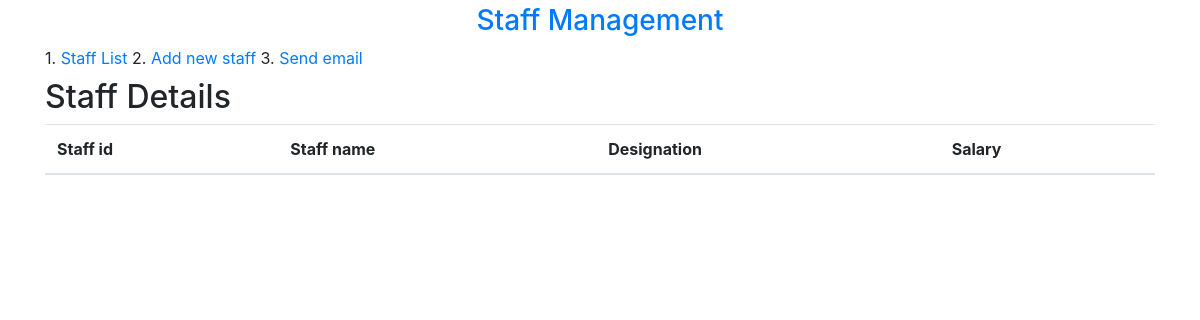
Before: /staff/ with the older database file.
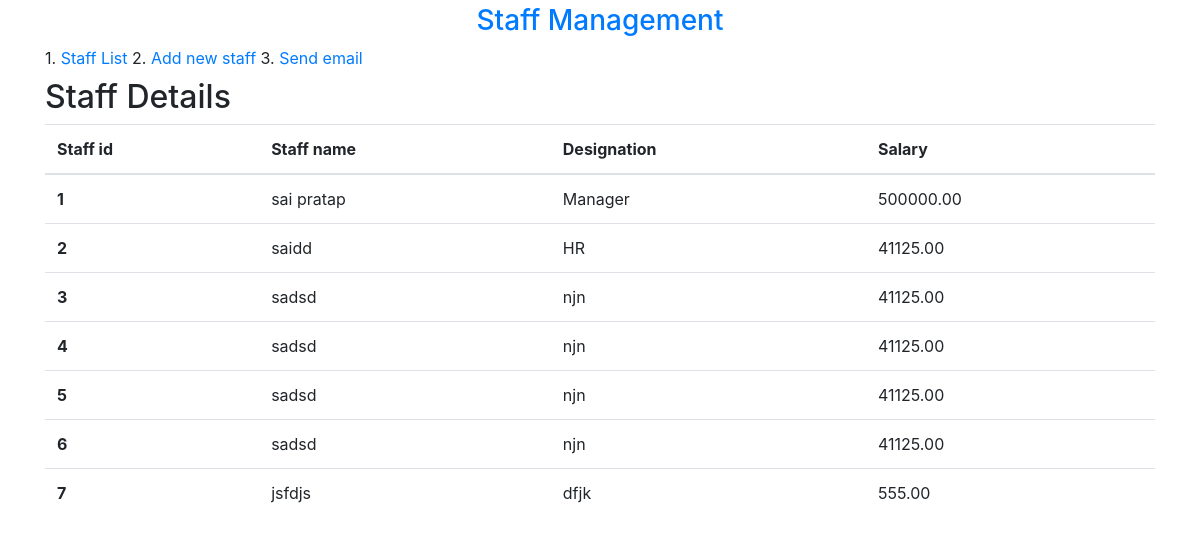
After: the same page with the newer database file.
### Report/models.py (models this page shows, shortened)
class Staff(models.Model):
  staff_id = models.BigAutoField(primary_key=True)
  staff_name = models.CharField(max_length=100)
  designation = models.CharField(max_length=100)
  salary = models.DecimalField(max_digits=10, decimal_places=2)

### Report/views.py (the view)
# urls.py: path('staff/',views.staff_list,name='staff-list'),
def staff_list(request):
  staff = Staff.objects.all().order_by('staff_id')
  return render(request,'Report/staff_index.html',{'staff':staff})

### Report/templates/Report/staff_index.html
{% extends 'Report/home.html' %}
{% block content %}
  <h2>Staff Details</h2>
  <table class="table">
    <thead>
      <tr>
        <th scope="col">Staff id</th>
        <th scope="col">Staff name</th>
        <th scope="col">Designation</th>
        <th scope="col">Salary</th>
      </tr>
    </thead>
    <tbody>
    {% for s in staff %}
      <tr>
        <th scope="row">{{ s.staff_id }}</th>
        <td>{{ s.staff_name }}</td>
        <td>{{ s.designation }}</td>
        <td>{{ s.salary }}</td>
      </tr>
    {% endfor %}
    </tbody>
  </table>
{% endblock content %}

### Report/templates/Report/home.html (shortened to what this page needs)
<!DOCTYPE html>
<html lang="en">
<head>
  <link rel="stylesheet" href="https://stackpath.bootstrapcdn.com/bootstrap/4.3.1/css/bootstrap.min.css">
</head>
<body>
  <div class="container">
    <h3 class="text-center text-primary mt-1">Staff Management</h3>
    <div class="mb-2 mt-2">
      1. <a class="ml-auto" href="{% url 'staff-list'%}">Staff List</a>
      2. <a href="{% url 'staff-create'%}">Add new staff</a>
      3. <a href="{% url 'send-email'%}">Send email</a>
    </div>
    {% block content %}
    {% endblock content %}
  </div>
</body>
</html>

Changed rows visible on the page:
added Staff: staff_id "1", staff_name "sai pratap", designation "Manager", salary "500000.00"
added Staff: staff_id "2", staff_name "saidd", designation "HR", salary "41125.00"
added Staff: staff_id "3", staff_name "sadsd", designation "njn", salary "41125.00"
added Staff: staff_id "4", staff_name "sadsd", designation "njn", salary "41125.00"
added Staff: staff_id "5", staff_name "sadsd", designation "njn", salary "41125.00"
added Staff: staff_id "6", staff_name "sadsd", designation "njn", salary "41125.00"
added Staff: staff_id "7", staff_name "jsfdjs", designation "dfjk", salary "555.00"
